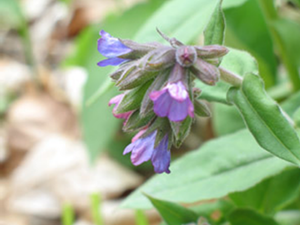
%> input picture ElseDocumentSourceCode/RemoveNoise/target1.png, 300 x 225 px
$ octave MrfRmNoise.m   (GNU Octave 9; MATLAB toolbox functions it lacks are replaced by stand-ins)
%> lines starting %> are read from the running program, lines starting %| are printed output that depends on the picture
%MRF remove noise
%create the salt & pepper noise
Img =  imread('target1.png');		% Template Image
%> Img is the input picture: size 225x300x3 uint8; mean R, G, B 158.3, 176.6, 138.3
%figure, imshow(Img);
Img = rgb2gray(Img);
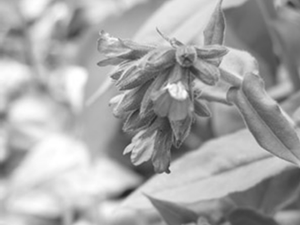
%> Img: size 225x300 uint8; min 36, max 255, mean 166.8
%figure, imshow(Img);
NoiseImg = imnoise(Img,'salt & pepper',0.02);
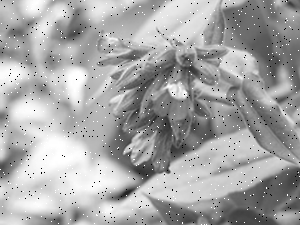
%> NoiseImg: size 225x300 uint8; min 0, max 255, mean 166
figure, imshow(NoiseImg);

Img = double(Img);
%> Img: size 225x300 double
NoiseImg = double(NoiseImg);
%> NoiseImg: size 225x300 double

%create the MRF machine

$ run again, with ElseDocumentSourceCode/RemoveNoise/target2.png copied over ElseDocumentSourceCode/RemoveNoise/target1.png
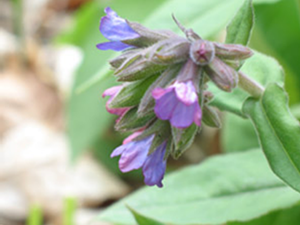
%> input picture ElseDocumentSourceCode/RemoveNoise/target2.png, 300 x 225 px
%> Img is the input picture: size 225x300x3 uint8; mean R, G, B 161.2, 179.1, 146.8
%> `Img = rgb2gray(Img);`:
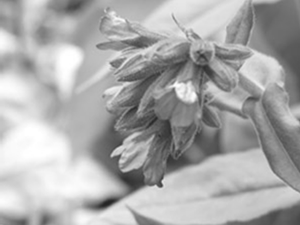
%> Img: size 225x300 uint8; min 36, max 255, mean 170.1
%> `NoiseImg = imnoise(Img,'salt & pepper',0.02);`:
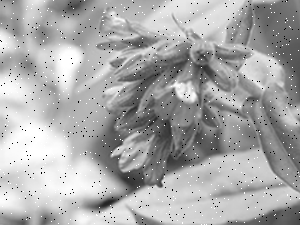
%> NoiseImg: size 225x300 uint8; min 0, max 255, mean 169.2

$ run again, with ElseDocumentSourceCode/RemoveNoise/target3.png copied over ElseDocumentSourceCode/RemoveNoise/target1.png
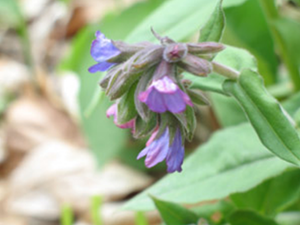
%> input picture ElseDocumentSourceCode/RemoveNoise/target3.png, 300 x 225 px
%> Img is the input picture: size 225x300x3 uint8; mean R, G, B 158.4, 176.7, 138.6
%> `Img = rgb2gray(Img);`:
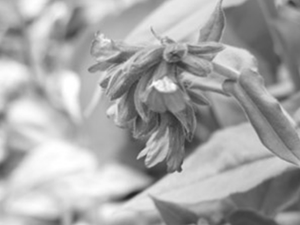
%> Img: size 225x300 uint8; min 34, max 255, mean 166.9
%> `NoiseImg = imnoise(Img,'salt & pepper',0.02);`:
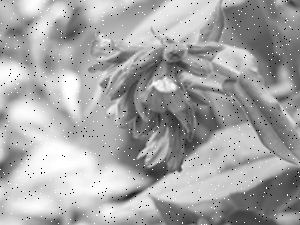
%> NoiseImg: size 225x300 uint8; min 0, max 255, mean 166.1
